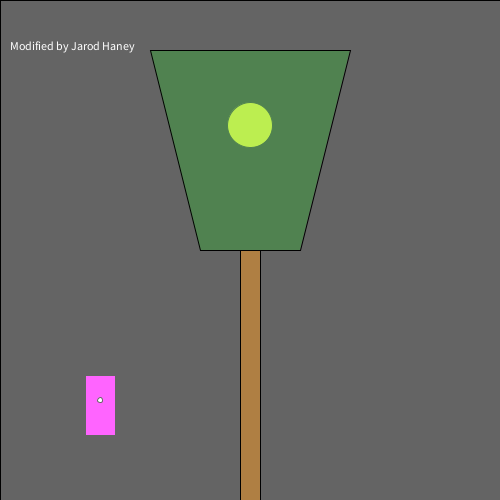
Frame 1 (no input)
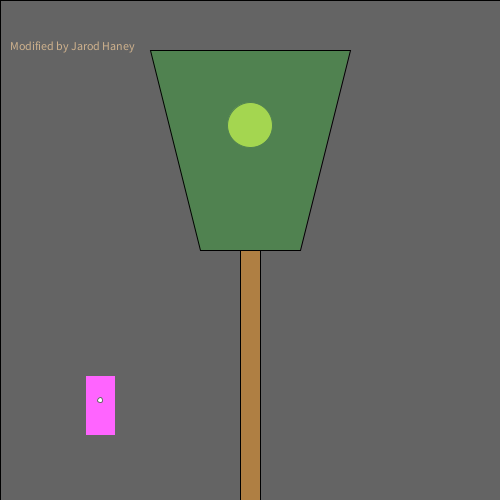
Frame 60 (the mouse pressed at the canvas centre just before this capture)
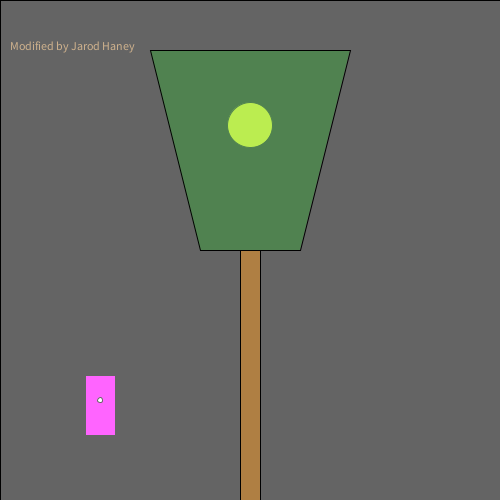
Frame 120 (the mouse held since frame 60 and released just before this capture)

The Processing sketch that drew these frames (run headless with seeded random() and noise(); from frame 60 on, the mouse is pressed at the canvas centre):

// Processing sketch: processing_160190
// ── processing_160190.pde

/*
  Norm Krumpe
  September 22, 2012
  Models a light that is triggered by motion (in this case, motion
  of the mouse).  The light also has a timer.  So, motion turns on the
  light, but a certain amount of time passing with no motion will
  cause the light to turn off again.
*/

// How close you need to get to the
// light sensor in order to turn on
// the light.  Higher values make it
// easier to trigger the light.  Distance
// is measured in pixels.
final int TRIGGER_DISTANCE = 50;

// The location of the sensor:
final int SWITCH_CENTER_X = 100;
final int SWITCH_CENTER_Y = 400;

// seconds until light shuts off automatically when there is no motion
final float SECONDS_UNTIL_AUTO_SHUTOFF = 10; 

// Light will initially be on because of this next value.
// Want the light off initially?  
// Set this to something less than SECONDS_UNTIL_AUTO_SHUTOFF
float timeOfLastTrigger = 0; 
boolean revealTriggerRegion = false;

// Just choose a window size
void setup() {
  size(500, 500);
}

// Each time the mouse moves, check to see
// if it triggered the motion sensor
void mouseMoved() {
  if (motionSensorWasTriggered()) {
    timeOfLastTrigger = millis()/1000.0;
  }
}

// When a key is pressed, toggle the "cheat" that
// reveals the motion sensor's trigger region.
void keyPressed() {
  revealTriggerRegion = !revealTriggerRegion;
}

// Draw the various parts of the scene
void draw() {
  background(0);
  text("Modified by Jarod Haney", 10, 50);
  drawLightSwitch();
  drawLamp();  
  drawTriggerRegion();
}

// Draws all components of the lamp
void drawLamp() {
  drawLight();
  fill(0, 255, 0, 50);
  quad(150, 50, 350, 50, 300, 250, 200, 250);
  fill(175, 127, 67);
  rect(240, 250, 20, 250);
}

// How the light gets drawn depends on whether
// the lightbulb is lit.
void drawLight() {

  if (secondsSinceLastTrigger() < SECONDS_UNTIL_AUTO_SHUTOFF) {
    // If the light is on:
    int strength = (int)random(156, 256);
    fill(strength, strength, 0);
    ellipse(250, 125, 45, 45);
    fill(255, 100);
    rect(0, 0, width, height);
  }

  else {
    // Light is off:
    fill(10, 10, 0);
    ellipse(250, 125, 45, 45);
  }
}

// Draw the light switch/sensor
void drawLightSwitch() {
  fill(255, 0, 255);
  rect(SWITCH_CENTER_X - 15, SWITCH_CENTER_Y - 25, 30, 60);
  fill(255);
  ellipse(SWITCH_CENTER_X, SWITCH_CENTER_Y, 5, 5);
}

// Return true if the mouse triggered the sensor
boolean motionSensorWasTriggered() {
  return distanceFromLightSwitch() < TRIGGER_DISTANCE;
}

// Compute the distance between the mouse and the sensor
float distanceFromLightSwitch() {  
  return dist(mouseX, mouseY, SWITCH_CENTER_X, SWITCH_CENTER_Y);
}

// Determine how long it has been since the motion sensor
// was last turned on.
float secondsSinceLastTrigger() {
  return millis()/1000.0 - timeOfLastTrigger;
}

// Show a "cheat" region so that you know where the mouse
// needs to go in order to trigger the light sensor
void drawTriggerRegion() {
  if (revealTriggerRegion) {
    fill(255, 25);
    ellipse(SWITCH_CENTER_X, SWITCH_CENTER_Y, 
    TRIGGER_DISTANCE * 2, TRIGGER_DISTANCE * 2);
  }
}
